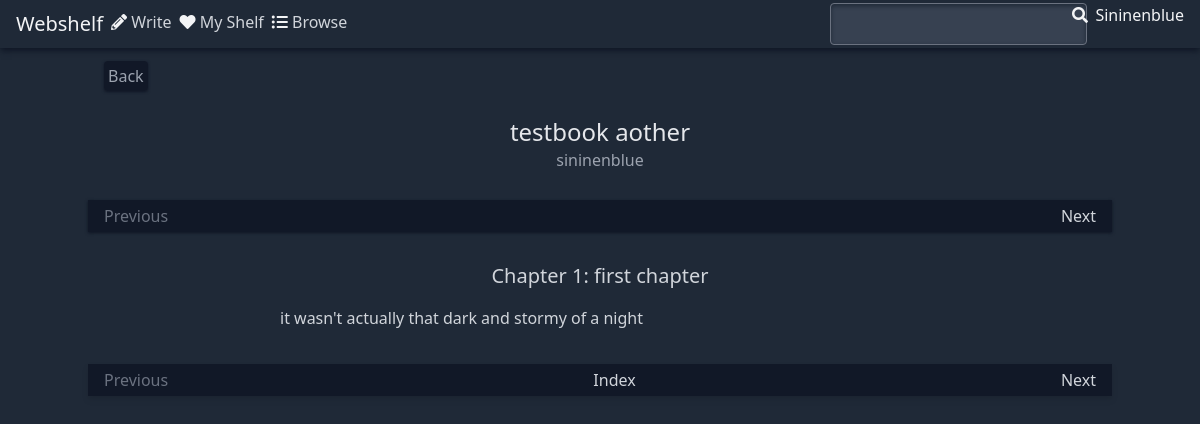
Screenshot of /book/2/ch/1/ with the database file from the repository.
### books/models.py (models this page shows)
class Chapter(models.Model):
    book = models.ForeignKey(Book, on_delete=models.CASCADE, related_name="chapters")
    chapter_number = models.IntegerField()
    created_date = models.DateTimeField(auto_now_add=True)
    title = models.CharField(max_length=256)
    content = models.TextField()

class Book(models.Model):
    author = models.ForeignKey(AuthorProfile, on_delete=models.CASCADE)
    cover = models.ImageField(
        upload_to="covers/",
        height_field="cover_h",
        width_field="cover_w",
        default="covers/cover_default.jpg",
    )
    cover_w = models.IntegerField(default=0)
    cover_h = models.IntegerField(default=0)
    title = models.CharField(max_length=256)
    synopsis = models.TextField(max_length=4096)
    created_date = models.DateTimeField(auto_now_add=True)
    quality_rating = models.IntegerField(default=0)
    popularity_rating = models.IntegerField(default=0)
    words = models.IntegerField(default=0)
    views = models.IntegerField(default=0)
    follows = models.IntegerField(default=0)
    def __str__(self):
        return self.title

### desk/models.py (models this page shows)
class AuthorProfile(models.Model):
    user = models.OneToOneField(User, on_delete=models.CASCADE)
    def __str__(self):
        return self.user.username

### books/views.py (the view)
# urls.py: path("<int:book_id>/ch/<int:chapter_number>/", views.read_chapter, name="read_chapter"),
def read_chapter(request, book_id, chapter_number):
    book = Book.objects.get(pk=book_id)
    chapter_list = book.chapters.all()
    chapter = chapter_list.get(chapter_number=chapter_number)
    chapter_content = chapter.content.splitlines()
    context = {
        "book": book,
        "chapter": chapter,
        "content": chapter_content,
        "last_chapter": len(chapter_list) + 1,
    }
    return render(request, "books/chapter.html", context)

### books/templates/books/chapter.html (shortened to what this page needs)
{% extends "base.html" %}
{% block content %}
    <header class="m-4">
        <a class="p-1 text-gray-400 bg-gray-900 rounded shadow shadow-gray-900"
           href="{% url 'books:index' chapter.book.id %}">Back</a>
        <div class="flex flex-col justify-center items-center mt-4 h-20">
            <h1 class="text-2xl text-center text-gray-200">{{ chapter.book }}</h1>
            <a class="text-base text-gray-400">{{ chapter.book.author }}</a>
        </div>
    </header>
    <nav class="flex justify-between items-center px-4 h-8 text-gray-300 bg-gray-900 shadow shadow-gray-900">
        {% if chapter.chapter_number|add:'-1' <= 0 %}
            <a class="text-gray-500">Previous</a>
        {% else %}
            <a href="{% url 'books:read_chapter' book.id chapter.chapter_number|add:'-1' %}">Previous</a>
        {% endif %}
        {% if chapter.chapter_number|add:'1' >= last_chapter %}
            <a class="text-gray-500">Next</a>
        {% else %}
            <a href="{% url 'books:read_chapter' book.id chapter.chapter_number|add:'1' %}">Next</a>
        {% endif %}
    </nav>
    <div class="p-4 mx-auto max-w-2xl leading-7 text-gray-300">
        <h2 class="flex justify-center items-center h-14 text-xl">
            Chapter {{ chapter.chapter_number }}: {{ chapter.title }}
        </h2>
        {% for line in content %}<p class="mb-4">{{ line }}</p>{% endfor %}
    </div>
    <nav class="flex justify-between items-center px-4 h-8 text-gray-300 bg-gray-900 drop-shadow-md">
        {% if chapter.chapter_number|add:'-1' <= 0 %}
            <a class="text-gray-500">Previous</a>
        {% else %}
            <a href="{% url 'books:read_chapter' book.id chapter.chapter_number|add:'-1' %}">Previous</a>
        {% endif %}
        <a href="{% url 'books:index' chapter.book.id %}">Index</a>
        {% if chapter.chapter_number|add:'1' >= last_chapter %}
            <a class="text-gray-500">Next</a>
        {% else %}
            <a href="{% url 'books:read_chapter' book.id chapter.chapter_number|add:'1' %}">Next</a>
        {% endif %}
    </nav>
{% endblock %}

### rows the page displays
Chapter: book "testbook aother", book.author "sininenblue", chapter_number "1", title "first chapter", content "it wasn't actually that dark and stormy of a night"
